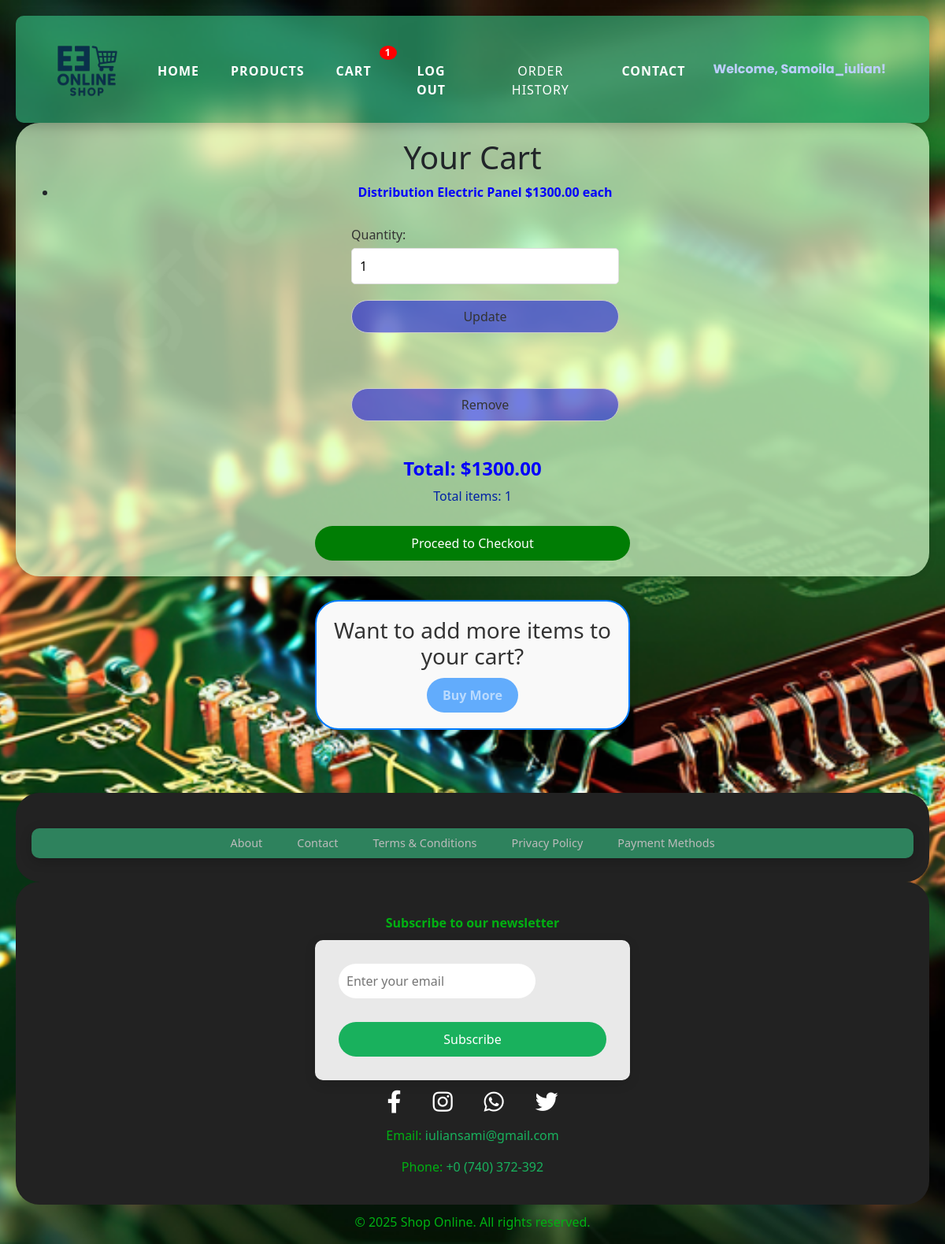
/store/cart/ (signed in), run on an earlier commit of the app's database.
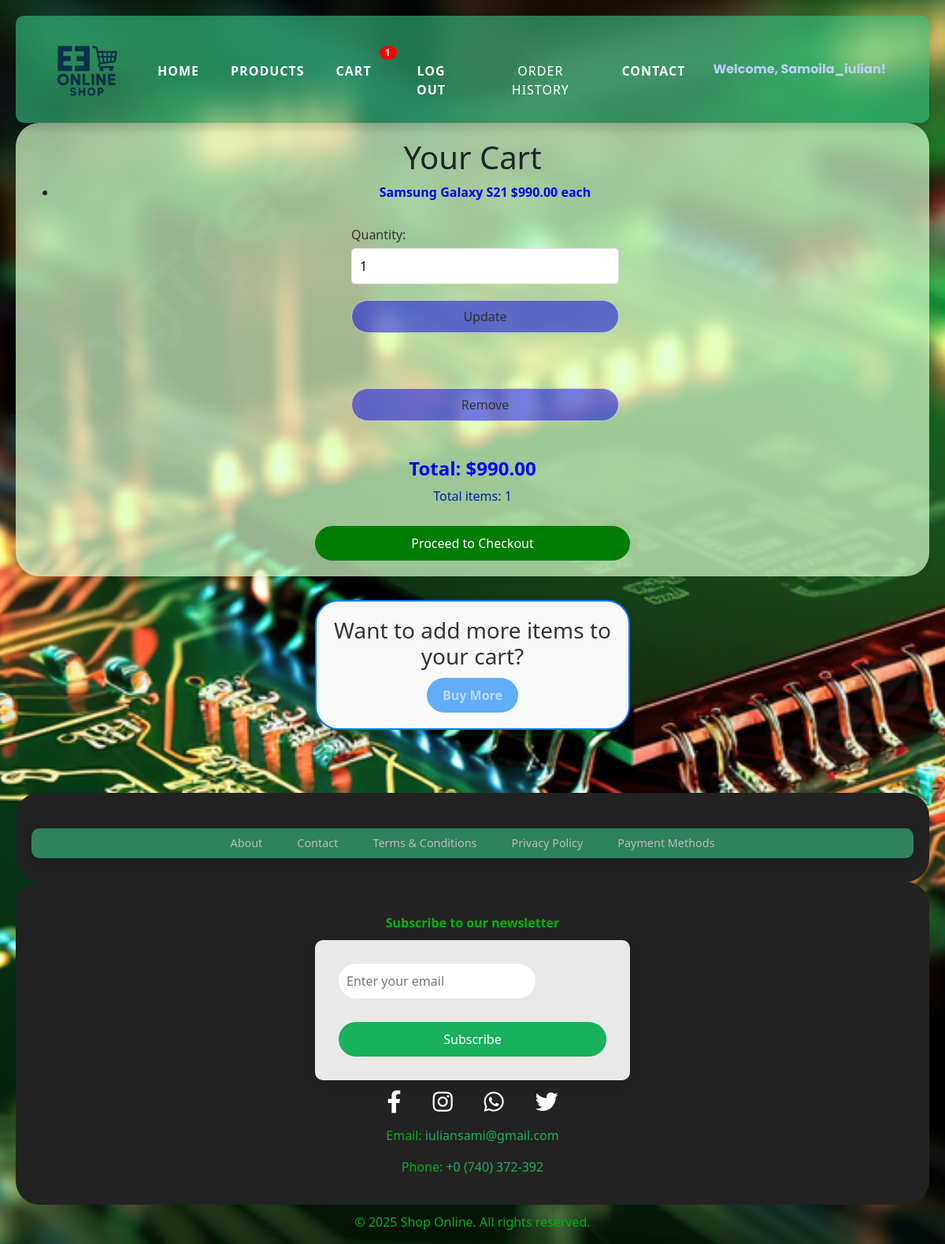
And on a later commit of the database.
### store/models.py (models this page shows, shortened)
class CartItem(models.Model):
    cart = models.ForeignKey(Cart, related_name='items', on_delete=models.CASCADE)  # Reference to the cart
    product = models.ForeignKey(Product, on_delete=models.CASCADE)  # Reference to the product
    quantity = models.PositiveIntegerField(default=1)  # Quantity of product in the cart
    def get_total_price(self):
        return self.product.price * self.quantity

class Product(models.Model):
    ELECTRONICS = 'Electronics'  # Choice value for electronics
    ELECTRICS = 'Electrics'  # Choice value for electrics
    CATEGORY_CHOICES = [
        (ELECTRONICS, 'Electronics'),   # Tuple for electronics choice
        (ELECTRICS, 'Electrics'),  # Tuple for electrics choice
    ]
    name = models.CharField(max_length=200)  # Product name
    description = models.TextField()  # Product description
    price = models.DecimalField(
        max_digits=10,
        decimal_places=2,
        default=0.00   # Default price
    )
    stock = models.PositiveIntegerField(default=0)  # Product stock
    category = models.ForeignKey(
        Category,
        on_delete=models.CASCADE,
        null=True,
        blank=True  # Product can have no category
    )
    category_type = models.CharField(
        max_length=50,
        choices=CATEGORY_CHOICES,
        null=True,
        blank=True  # Optional additional category type
    )
    image = models.ImageField(upload_to='products/', null=True, blank=True)  # Optional product image
    created_at = models.DateTimeField(auto_now_add=True)  # Timestamp when product was created
    rating = models.FloatField(default=0.0)  # Adăugăm câmpul rating

### store/views.py (the view)
# urls.py: path('cart/', views.cart_view, name='cart_view'),
@login_required
def cart_view(request):
    cart = Cart.objects.filter(user=request.user).first()
    if cart:
        items = cart.items.all()
        total = sum(item.get_total_price() for item in items)
        item_count = sum(item.quantity for item in items)
        has_zero_stock = any(item.product.stock < item.quantity for item in items)
    else:
        items = []
        total = 0
        item_count = 0
        has_zero_stock = False
    return render(request, 'store/cart.html', {
        'items': items,
        'total': total,
        'item_count': item_count,
        'has_zero_stock': has_zero_stock,
    })

### store/context_processors.py (called while the page is built)
def cart_item_count(request):
    if request.user.is_authenticated:
        cart = Cart.objects.filter(user=request.user, is_ordered=False).first()
        if cart:
            item_count = sum(item.quantity for item in cart.items.all())
        else:
            item_count = 0
    else:
        item_count = 0
    return {'item_count': item_count}

### templates/store/cart.html (shortened to what this page needs)
{% extends 'store/base.html' %}
{% block content %}
<div class="cart-container">
    <div class="cart-card">
        <h1>Your Cart</h1>
        {% if items %}
            <ul>
                {% for item in items %}
                    <li class="cart-item">
                        <div class="item-container">
                            <div class="item-info">
                                <span class="product-name">{{ item.product.name }}</span>
                                <span class="product-price">${{ item.product.price }}</span> <span class="price-each">each</span>
                            </div>
                            <div class="update-remove-card">
                                <form action="{% url 'store:update_cart' item.id %}" method="POST">
                                    <label for="quantity_{{ item.id }}">Quantity:</label>
                                    <input type="number" name="quantity" id="quantity_{{ item.id }}" value="{{ item.quantity }}" min="1" max="{{ item.product.stock }}" required>
                                    <button type="submit">Update</button>
                                </form>
                                <form action="{% url 'store:remove_from_cart' item.id %}" method="POST">
                                    <button type="submit" class="btn-danger">Remove</button>
                                </form>
                            </div>
                        </div>
                    </li>
                {% endfor %}
            </ul>
            <h3 class="total-price">Total: ${{ total }}</h3>
            <p>Total items: {{ item_count }}</p>
            {% if has_zero_stock %}
                <p style="color: red;">One or more items are out of stock, cannot proceed to checkout.</p>
            {% else %}
            <form action="{% url 'store:checkout' %}" method="GET" class="checkout-form">
                <button type="submit" class="checkout-button">Proceed to Checkout</button>
            </form>
            {% endif %}
        {% else %}
            <p style="color: blue;">Your cart is empty!</p>
        {% endif %}
    </div>
    <div class="buy-more-card">
        <h3>Want to add more items to your cart?</h3>
        <a href="{% url 'store:product_list' %}" class="btn-buy-more">Buy More</a>
    </div>
</div>
{% endblock %}

### templates/store/base.html (shortened to what this page needs)
<!DOCTYPE html>
<html lang="en">
<head>
    {% load static %}
    <link rel="stylesheet" type="text/css" href="{% static 'store/css/base.css' %}">
    <link rel="stylesheet" href="{% static 'store/css/base.css' %}">
    <link href="https://cdnjs.cloudflare.com/ajax/libs/font-awesome/5.15.4/css/all.min.css" rel="stylesheet">
    <link href="https://cdn.jsdelivr.net/npm/bootstrap@5.3.0/dist/css/bootstrap.min.css" rel="stylesheet">
</head>
<body>
    <nav>
        <div class="navbar-container">
            <a href="{% url 'store:home' %}" class="nav-logo" aria-label="Home">
                <img src="{% static 'store/images/logo_rev2.png' %}" alt="Store Logo" width="150">
            </a>
            <ul class="navbar-menu" id="navbarMenu">
                <li><a href="{% url 'store:home' %}" aria-label="Home">Home</a></li>
                <li><a href="{% url 'store:product_list' %}" aria-label="Products">Products</a></li>
                {% if user.is_authenticated %}
                    <li><a href="{% url 'store:cart_view' %}" aria-label="Cart">
                        Cart
                        {% if item_count > 0 %}
                            <span class="cart-count">{{ item_count }}</span>
                        {% endif %}
                    </a></li>
                    <li><a href="javascript:void(0);" class="logout-btn" onclick="confirmLogout()" aria-label="Logout">Log Out</a></li>
                    <li class="nav-item">
                        <a class="nav-link" href="{% url 'store:history_of_orders' %}">Order History</a>
                      </li>
                {% else %}
                    <li><a href="{% url 'store:signup' %}" aria-label="Sign Up">Sign Up</a></li>
                    <li><a href="{% url 'store:login' %}" aria-label="Login">Login</a></li>
                {% endif %}
                <li><a href="{% url 'store:contact' %}" aria-label="Contact">Contact</a></li>
            </ul>
            {% if user.is_authenticated %}
            <div class="welcome-message">
                Welcome, {{ user.username }}!
            </div>
            {% endif %}
        </div>
    </nav>
    <main class="content-container">
        {% block content %}{% endblock %}
    </main>
<footer class="site-footer">
    <div class="footer-content">
        <nav class="footer-links">
            <a href="{% url 'store:about' %}">About</a>
            <a href="{% url 'store:contact' %}">Contact</a>
            <a href="/terms">Terms & Conditions</a>
            <a href="{% url 'store:privacy_policy' %}">Privacy Policy</a>
            <a href="{% url 'store:payment_methods' %}">Payment Methods</a>
        </nav>
    </div>
</footer>
<footer class="footer">
    <div class="footer-content">
        <div class="newsletter-signup">
            <p>Subscribe to our newsletter</p>
            <form method="post" action="{% url 'store:subscribe_newsletter' %}">
                <input type="email" name="email" placeholder="Enter your email" required>
                <button type="submit">Subscribe</button>
            </form>
        </div>
        <div class="social-media-icons">
            <a href="https://www.facebook.com" target="_blank" aria-label="Facebook">
                <i class="fab fa-facebook-f"></i>
            </a>
            <a href="https://www.instagram.com" target="_blank" aria-label="Instagram">
                <i class="fab fa-instagram"></i>
            </a>
            <a href="https://wa.me/yourphonenumber" target="_blank" aria-label="WhatsApp">
                <i class="fab fa-whatsapp"></i>
            </a>
            <a href="https://www.twitter.com" target="_blank" aria-label="Twitter">
                <i class="fab fa-twitter"></i>
            </a>
        </div>
        <div class="contact-info">
            <p>Email: <a href="mailto:iuliansami@gmail.com">iuliansami@gmail.com</a></p>
            <p>Phone: <a href="tel:+40740372392">+0 (740) 372-392</a></p>
        </div>
    </div>
</footer>
{% load tz %}
<footer>
  <div class="footer-content">
    <p>&copy; {% now "Y" %} Shop Online. All rights reserved.</p>
  </div>
</footer>
</body>
</html>

What changed in the data, as far as the page shows it:
removed CartItem: product.name "Distribution Electric Panel", product.price "1300.00", quantity "1"
added CartItem: product.name "Samsung Galaxy S21", product.price "990.00", quantity "1"
Also different on the page:
{{ total }}: "1300.00" → "990.00"
